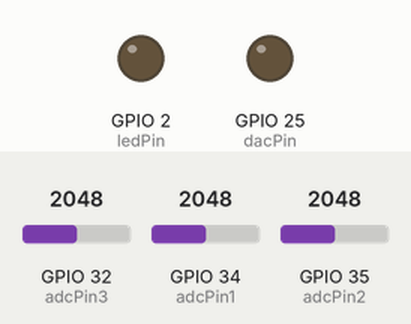
Recording of a sketch running on a simulated ESP32. Shown: output pins drawn as LEDs (lit = HIGH). Dashed ring = blinking. Inputs (shaded band) come from the test bench; at power-on: GPIO 32 (adcPin3) = 2048, GPIO 34 (adcPin1) = 2048, GPIO 35 (adcPin2) = 2048. WiFi joins after 1.5 s; servers stay silent unless stated; what the sketch prints to the serial monitor is not drawn.

Above: at 0.1 s.
At 1.65 s:
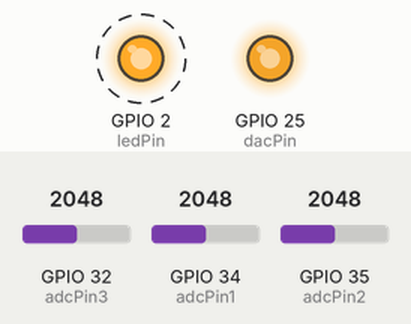
At 20.87 s:
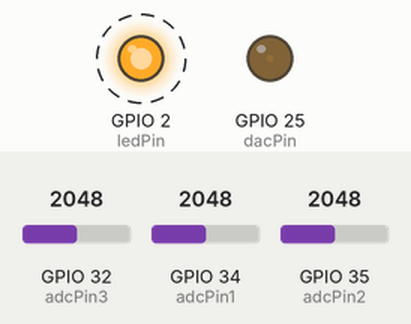
At 39.8 s:
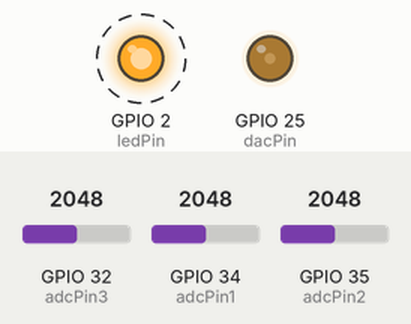
Timing chart, 0 to 40.1 s (numbered marks = the images above):
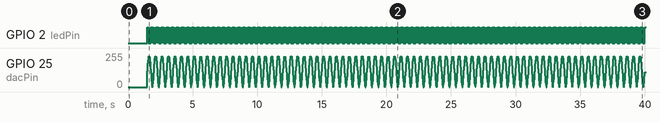

Measured:
- by itself, GPIO 2 (ledPin): alternates HIGH for 0.02 s and LOW for 0.02 s

The sketch:

ESP32_Oscilloscope.ino
```cpp
#include <WiFi.h>
#include <WebServer.h>
#include <WebSocketsServer.h>
#include "index.h"

// Your Wi-Fi Credentials
const char* ssid = "YOUR_WIFI_SSID";
const char* password = "YOUR_WIFI_PASSWORD";

WebServer server(80);
WebSocketsServer webSocket(81);

// --- PIN DEFINITIONS ---
const int dacPin = 25;
const int adcPin1 = 34; // CH1: Logic Level
const int adcPin2 = 35; // CH2: High Voltage
const int adcPin3 = 32; // CH3: AC / Audio
const int ledPin = 2;   // Data TX Indicator LED

unsigned long lastTime = 0;
bool ledState = false;  // Used to blink the LED

void setup() {
  Serial.begin(115200);

  // --- SETUP PINS ---
  pinMode(adcPin1, INPUT);
  pinMode(adcPin2, INPUT);
  pinMode(adcPin3, INPUT);
  pinMode(ledPin, OUTPUT);

  WiFi.mode(WIFI_STA);
  WiFi.begin(ssid, password);
  while (WiFi.status() != WL_CONNECTED) { delay(500); Serial.print("."); }
  Serial.println("\nIP Address: "); Serial.println(WiFi.localIP());

  server.on("/", []() {
    server.send(200, "text/html", MAIN_page);
  });

  server.begin();
  webSocket.begin();
}

void loop() {
  server.handleClient();
  webSocket.loop();

  // Throttle to 20ms (50 FPS) for Wi-Fi stability
  if (millis() - lastTime > 20) {

    // -- GENERATE 2Hz SINE WAVE ON PIN 25 --
    // To prevent Op-Amp clipping, we limit the peak to ~3.0V (DAC value 232).
    // The wave oscillates around a center of 116, with an amplitude of 116.
    // 2Hz angular frequency math: 2 * PI * 2.0 / 1000.0 = 0.012566
    int dacValue = 116 + 116 * sin(millis() * 0.012566);
    dacWrite(dacPin, dacValue);

    // -- CAPTURE RAW DATA (Smoothing Removed for Sharp Edges!) --
    int rawADC1 = analogRead(adcPin1);
    int voltage1_mV = (rawADC1 * 3300) / 4095;

    int rawADC2 = analogRead(adcPin2);
    int voltage2_mV = (rawADC2 * 3300) / 4095;

    int rawADC3 = analogRead(adcPin3);
    int voltage3_mV = (rawADC3 * 3300) / 4095;

    // -- TOGGLE LED TO SHOW DATA IS TRANSMITTING --
    ledState = !ledState;
    digitalWrite(ledPin, ledState);

    // -- SEND PURE HARDWARE DATA TO BROWSER --
    // Format: "CH1,CH2,CH3"
    String dataString = String(voltage1_mV) + "," +
                        String(voltage2_mV) + "," +
                        String(voltage3_mV);

    webSocket.broadcastTXT(dataString);

    lastTime = millis();
  }
}
```

Source omitted: index.h (57914 bytes)
